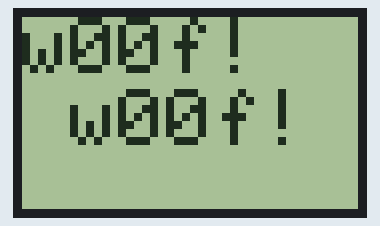
Simulated run of this sketch. Board: Arduino Uno, built with avr-gcc and run on an emulated ATmega328P. Shown: 84×48 one-colour display.

Above: at 0.1 s.

The sketch:

a9-display.ino
```cpp
#include <SPI.h>
#include <Adafruit_GFX.h>
#include <Adafruit_PCD8544.h>

// Software SPI (slower updates, more flexible pin options):
// pin 7 - Serial clock out (SCLK)
// pin 6 - Serial data out (DIN)
// pin 5 - Data/Command select (D/C)
// pin 4 - LCD chip select (CS)
// pin 3 - LCD reset (RST)
Adafruit_PCD8544 display = Adafruit_PCD8544(7, 6, 5, 4, 3);

// Hardware SPI (faster, but must use certain hardware pins):
// SCK is LCD serial clock (SCLK) - this is pin 13 on Arduino Uno
// MOSI is LCD DIN - this is pin 11 on an Arduino Uno
// pin 5 - Data/Command select (D/C)
// pin 4 - LCD chip select (CS)
// pin 3 - LCD reset (RST)
// Adafruit_PCD8544 display = Adafruit_PCD8544(5, 4, 3);
// Note with hardware SPI MISO and SS pins aren't used but will still be read
// and written to during SPI transfer.  Be careful sharing these pins!


void setup()   {
  Serial.begin(9600);
  display.begin();
  display.setContrast(30);

  display.clearDisplay();
  display.setCursor(0,0);
  display.setTextSize(2);
  display.setTextColor(BLACK);
  display.print("w00f!");
  display.setCursor(12,18);
  display.print("w00f!");
  display.display();
}

void loop() {
}
```
